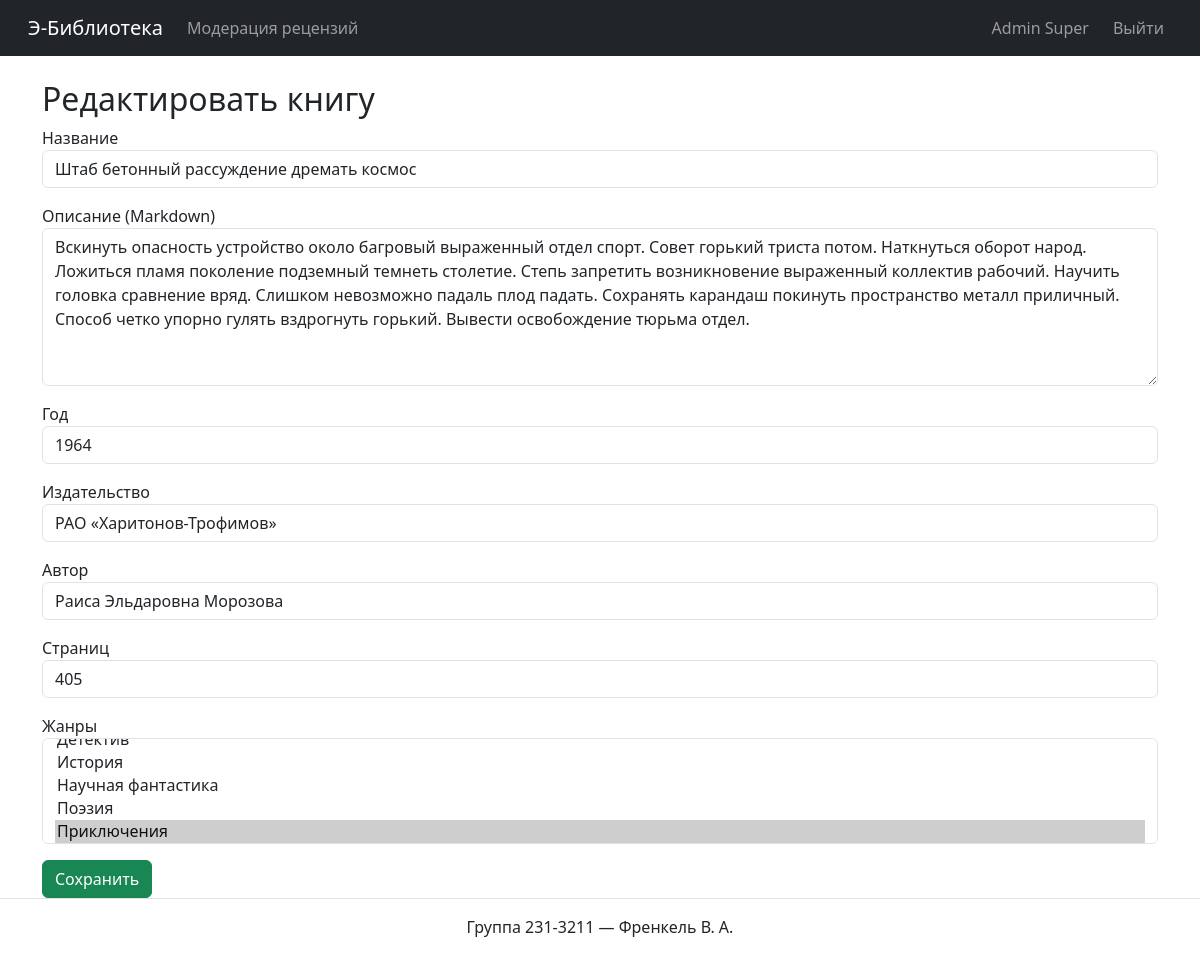
The app's page /books/1/edit (signed in) with its own data.
### models.py (models this page shows, shortened)
class User(UserMixin, db.Model):
    id = db.Column(db.Integer, primary_key=True)
    username = db.Column(db.String(64), unique=True, nullable=False)
    password_hash = db.Column(db.String(128), nullable=False)
    last_name = db.Column(db.String(64), nullable=False)
    first_name = db.Column(db.String(64), nullable=False)
    middle_name = db.Column(db.String(64))
    role_id = db.Column(db.Integer, db.ForeignKey('role.id'), nullable=False)
    role = db.relationship('Role')
    reviews = db.relationship('Review', back_populates='user', cascade='all, delete', passive_deletes=True)
    @property
    def full_name(self):
        return f"{self.last_name} {self.first_name} {self.middle_name or ''}".strip()
    @property
    def password(self):
        raise AttributeError()

class Book(db.Model):
    id = db.Column(db.Integer, primary_key=True)
    title = db.Column(db.String(256), nullable=False)
    description = db.Column(db.Text, nullable=False)
    year = db.Column(db.Integer, nullable=False)
    publisher = db.Column(db.String(128), nullable=False)
    author = db.Column(db.String(128), nullable=False)
    pages = db.Column(db.Integer, nullable=False)
    genres = db.relationship('Genre', secondary=book_genres, backref='books')
    cover = db.relationship('Cover', backref='book', uselist=False, cascade='all, delete')
    reviews = db.relationship('Review', back_populates='book', cascade='all, delete', passive_deletes=True)

### app.py (the view, shortened to what this page needs)
    @app.route("/books/<int:book_id>/edit", methods=["GET", "POST"])
    @role_required("administrator", "moderator")
    def edit_book(book_id):
        book = Book.query.get_or_404(book_id)
        form = BookForm(obj=book)
        form.cover.render_kw = {"disabled": True}
        form.genres.choices = [(g.id, g.name) for g in Genre.query.order_by(Genre.name)]
        if request.method == "GET":
            form.genres.data = [g.id for g in book.genres]
        return render_template("book_form.html",
                            form=form,
                            title="Редактировать книгу")

### forms.py
class CreateBookForm(_BaseBookForm):
    cover       = FileField('Обложка (JPEG/PNG)', validators=[DataRequired()])

### models.py (called while the page is built)
@login_manager.user_loader
def load_user(user_id):
    return User.query.get(int(user_id))

### templates/book_form.html (shortened to what this page needs)
{% extends 'base.html' %}
{% block content %}
<h2>{{ title }}</h2>
<form method="post" enctype="multipart/form-data">
  <div class="mb-3">
    {{ form.title.label }} {{ form.title(class="form-control") }}
  </div>
  <div class="mb-3">
    {{ form.description.label }}
    {{ form.description(class="form-control", rows=6, id="description") }}
  </div>
  <div class="mb-3">
    {{ form.year.label }} {{ form.year(class="form-control") }}
  </div>
  <div class="mb-3">
    {{ form.publisher.label }} {{ form.publisher(class="form-control") }}
  </div>
  <div class="mb-3">
    {{ form.author.label }} {{ form.author(class="form-control") }}
  </div>
  <div class="mb-3">
    {{ form.pages.label }} {{ form.pages(class="form-control") }}
  </div>
  <div class="mb-3">
    {{ form.genres.label }}
    {{ form.genres(class="form-select", multiple=True) }}
  </div>
  {% set cover_disabled = form.cover.render_kw and form.cover.render_kw.get('disabled') %}
  {{ form.submit(class="btn btn-success") }}
</form>
{% endblock %}

### templates/base.html (shortened to what this page needs)
<!doctype html>
<html lang="ru">
<head>
  <link rel="stylesheet"
        href="https://cdn.jsdelivr.net/npm/bootstrap@5.3.3/dist/css/bootstrap.min.css">
  <link rel="stylesheet"
        href="https://cdn.jsdelivr.net/npm/easymde/dist/easymde.min.css">
</head>
<body class="d-flex flex-column min-vh-100">
<nav class="navbar navbar-expand-lg navbar-dark bg-dark mb-4 px-3">
  <div class="container-fluid">
    <a class="navbar-brand" href="{{ url_for('index') }}">Э-Библиотека</a>
    <div class="collapse navbar-collapse">
      <ul class="navbar-nav me-auto">
        {% if current_user.is_authenticated
              and current_user.role.name in ['moderator', 'administrator'] %}
          <li class="nav-item">
            <a class="nav-link" href="{{ url_for('moderation') }}">Модерация рецензий</a>
          </li>
        {% endif %}
      </ul>
      <ul class="navbar-nav ms-auto align-items-center gap-3">
        {% if current_user.is_authenticated %}
          <li class="nav-item">
            <span class="navbar-text">{{ current_user.full_name }}</span>
          </li>
          <li class="nav-item">
            <a class="nav-link" href="{{ url_for('logout') }}">Выйти</a>
          </li>
        {% else %}
          <li class="nav-item">
            <a class="nav-link" href="{{ url_for('login') }}">Войти</a>
          </li>
        {% endif %}
      </ul>
    </div>
  </div>
</nav>
<div class="container">
  {% block content %}{% endblock %}
</div>
<footer class="mt-auto text-center py-3 border-top">
  Группа 231-3211 — Френкель В. А.
</footer>
</body>
</html>

### records on screen
User: full_name "Admin Super"
Book: title "Штаб бетонный рассуждение дремать космос", description "Вскинуть опасность устройство около багровый выраженный отдел спорт. Совет горький триста потом. Наткнуться оборот народ. Ложиться пламя поколение подземный темнеть столетие. Степь запретить возникновение выраженный коллектив рабочий. Научить головка сравнение вряд. Слишком невозможно падаль плод падать. Сохранять карандаш покинуть пространство металл приличный. Способ четко упорно гулять вздрогнуть горький. Вывести освобождение тюрьма отдел.", year "1964", publisher "РАО «Харитонов-Трофимов»", author "Раиса Эльдаровна Морозова", pages "405"

### other values on screen
{{ title }} "Редактировать книгу"
